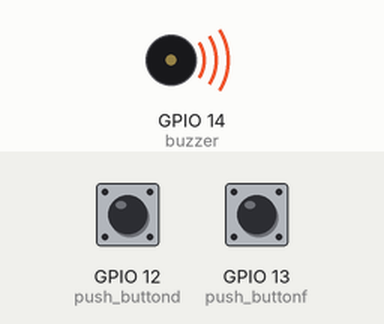
A program run on a simulated ESP32 board running MicroPython. Parts: buzzer (waves = sounding). Inputs (shaded band) come from the test bench; at power-on: GPIO 12 (push_buttond) LOW, GPIO 13 (push_buttonf) LOW. Library files of the repository ran but are not shown: 1 file(s); what the program prints to the serial console is not drawn.

Above: at 1.2 s.
1.3 s: GPIO 12 (push_buttond) pulled HIGH for 0.15 s
Timing chart, 0 to 4.3 s (numbered marks = the images above; inputs shaded):
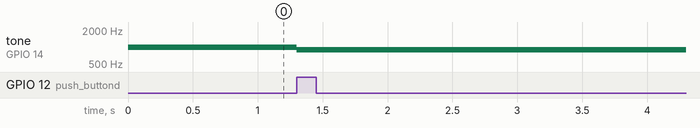

The program:

main.py
```python
import network
import espnow
from machine import Pin, PWM

import time
import asyncio as asyncio

push_buttonf = Pin(13, Pin.IN)
push_buttond = Pin(12, Pin.IN)
buzzer = PWM(Pin(14), freq=1000, duty=1000)
can = True

async def able():
    global can
    await asyncio.sleep(.5)
    can = True

while True: # Mensaje al oprimir el boton


  logic_state1 = push_buttonf.value()
  if logic_state1 == True:     # if pressed the push_button
    #led.value(1)
    if can == True:
        can = False
        try:
            buzzer.freq(buzzer.freq()+100)
        except:
            buzzer.freq(20000)
        asyncio.run(able())
        print(buzzer.freq())


  logic_state2 = push_buttond.value()
  if logic_state2 == True:     # if pressed the push_button
      #led.value(1)             # led will turn ON
      if can == True:
        can = False
        try:
            buzzer.freq(buzzer.freq()-100)
        except:
            buzzer.freq(1)
        asyncio.run(able())
        print(buzzer.freq())
```

Measured:
- after the input at 1.3 s, tone on GPIO 14 (buzzer): 1000 Hz → 900 Hz at once
